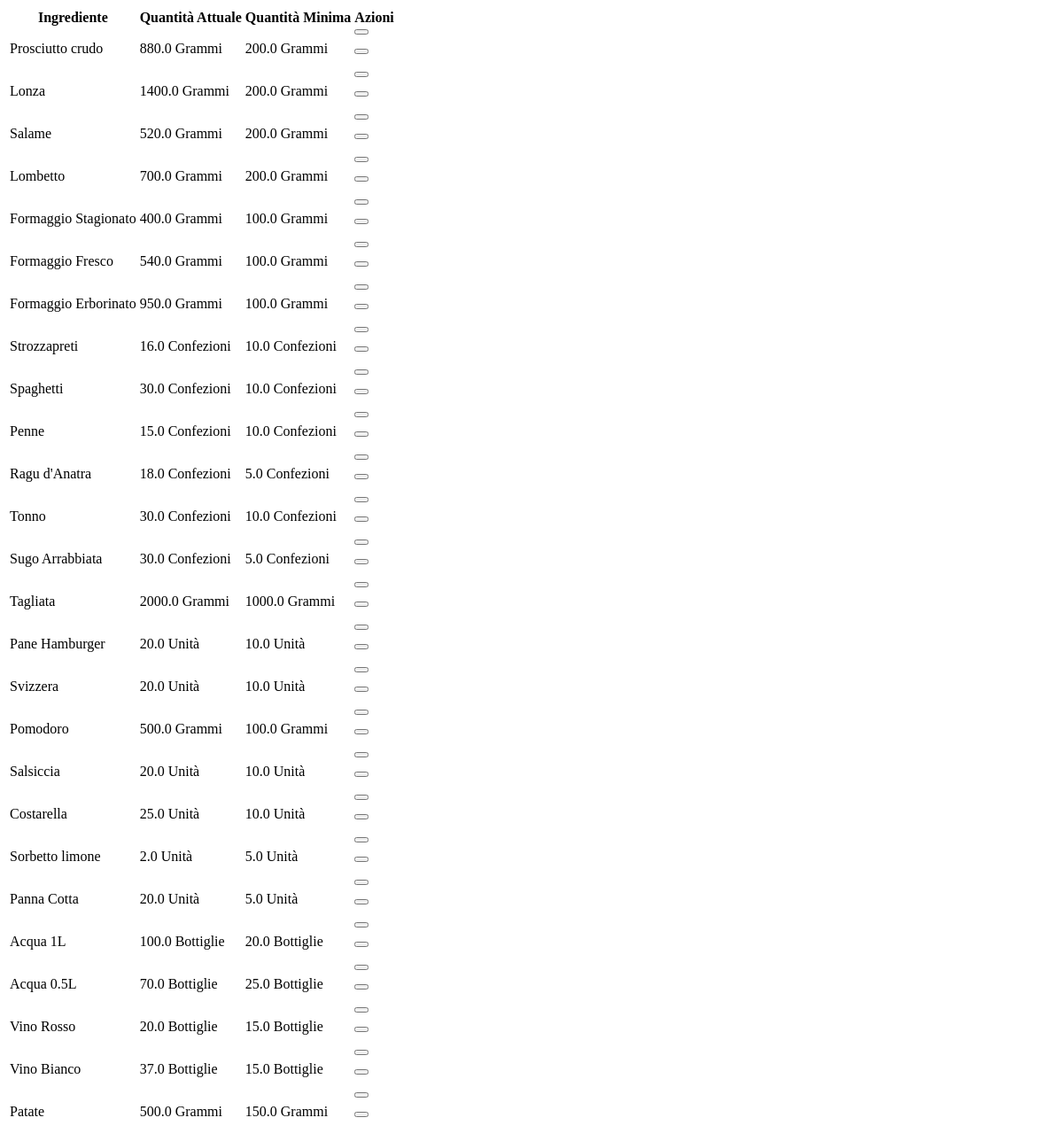
The app's page /magazzino/tabellaScorte (signed in), older data.
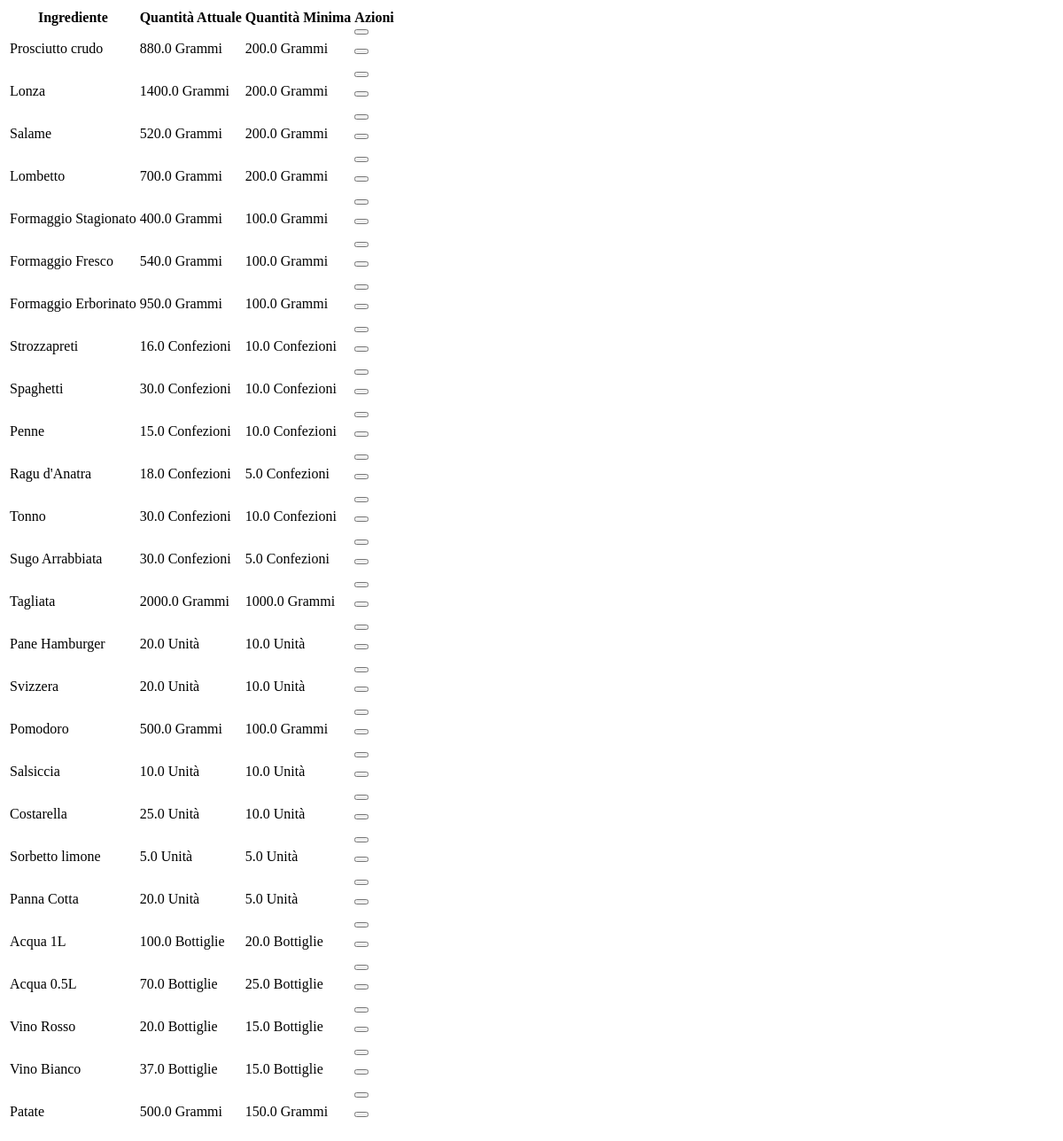
The same page, newer data.
### gestioneMagazzino/models.py (models this page shows, shortened)
class Scorta(models.Model):
    idIngrediente = models.ForeignKey(Ingrediente, on_delete=models.CASCADE)
    quantitaAttuale = models.FloatField(validators=[MinValueValidator(0)])
    quantitaMinima = models.FloatField(validators=[MinValueValidator(0)])
    class Meta:
        verbose_name = 'Scorta'
        verbose_name_plural = 'Scorte'

### gestioneMenu/models.py (models this page shows)
class Ingrediente(models.Model):
    nome = models.CharField(max_length=100)
    idMisura = models.ForeignKey(Misura, on_delete=models.CASCADE)
    fattoInCasa = models.BooleanField()
    def __str__(self):
        return self.nome
    class Meta:
        verbose_name = 'Ingrediente'
        verbose_name_plural = 'Ingredienti'

class Misura(models.Model):
    nome = models.CharField(max_length=50)
    def __str__(self):
        return self.nome
    class Meta:
        verbose_name = 'Misura'
        verbose_name_plural = 'Misure'

### gestioneMagazzino/views.py (the view)
# urls.py: path('tabellaScorte', views.tabellaScorte, name='tabellaScorte'),
@login_required
def tabellaScorte(request):
    scorte = Scorta.objects.all()
    return render(request, 'scorte/tabellaScorte.html', {'scorte' : scorte,'permessiAzioni': request.user.has_perm('gestioneMenu.delete_Scorta')})

### gestioneMagazzino/templates/scorte/tabellaScorte.html (shortened to what this page needs)
<table class="table table-primary">
    <thead>
      <tr>
        <th scope="col">Ingrediente</th>
        <th scope="col">Quantità Attuale</th>
        <th scope="col">Quantità Minima</th>
        {% if permessiAzioni %}
        <th scope="col">Azioni</th>
        {% endif %}
      </tr>
    </thead>
    <tbody>
        {% for scorta in scorte %}
        <tr>
            <td>
              {{ scorta.idIngrediente }}
            </td>
            <td>
              {{ scorta.quantitaAttuale }} {{scorta.idIngrediente.idMisura}}
            </td>
            <td>
                {{ scorta.quantitaMinima }} {{scorta.idIngrediente.idMisura}}
            </td>
            {% if permessiAzioni %}
            <td>
              <div class="row">
                <div class="col-sm-6 col-md-3">
                  <form hx-post="{% url 'modificaScorta' %}" hx-target="#divNotifica">
                    <button type="submit" class="buttonSubmit"></button>
                  </form>
                </div>
                <div class="col-sm-6 col-md-3">
                  <form hx-post="{% url 'confirmEliminaScorta' %}" hx-target="#dialog" @click="dialogOpen = true">
                    <button type="submit" class="buttonSubmit"></button>
                  </form>
                </div>
              </div>
            </td>
            {% endif %}
        </tr>
        {% endfor %}
    </tbody>
  </table>

Row changes from the older to the newer data that the page shows:
changed Scorta "Salsiccia": quantitaAttuale "20.0" → "10.0"
changed Scorta "Sorbetto limone": quantitaAttuale "2.0" → "5.0"
